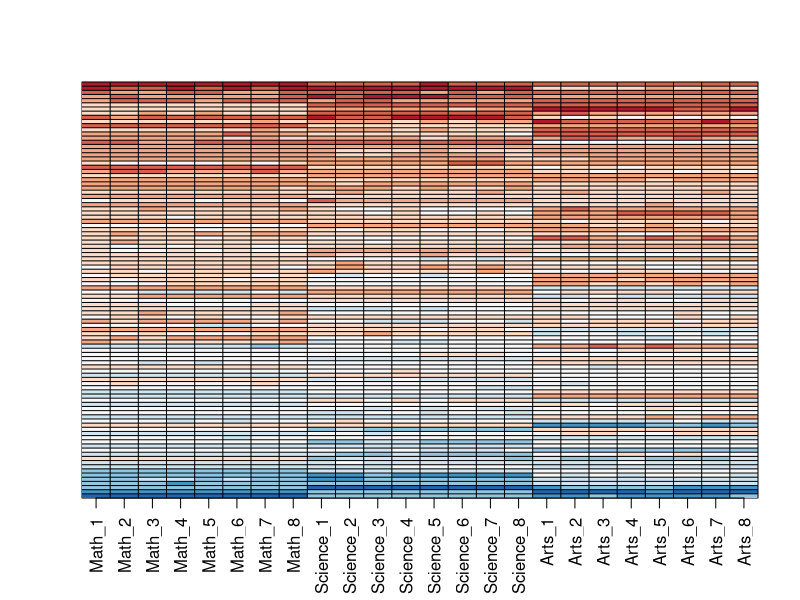
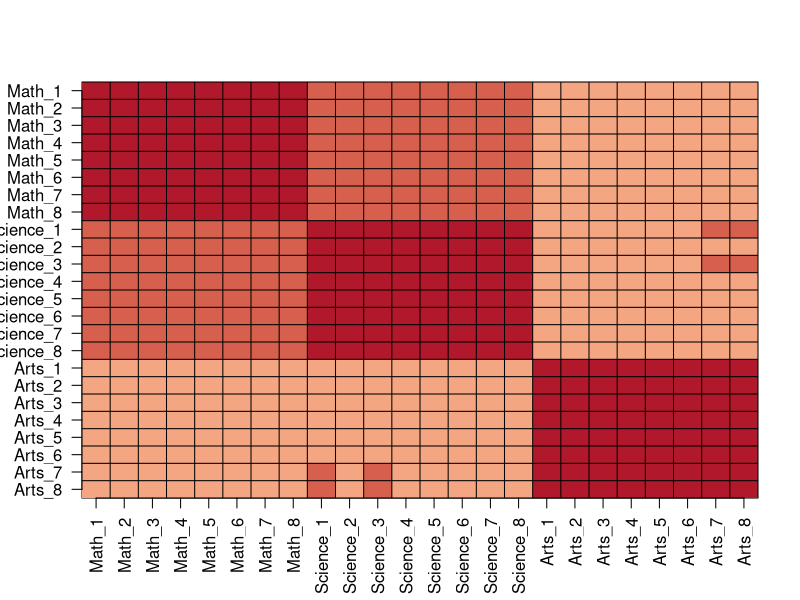
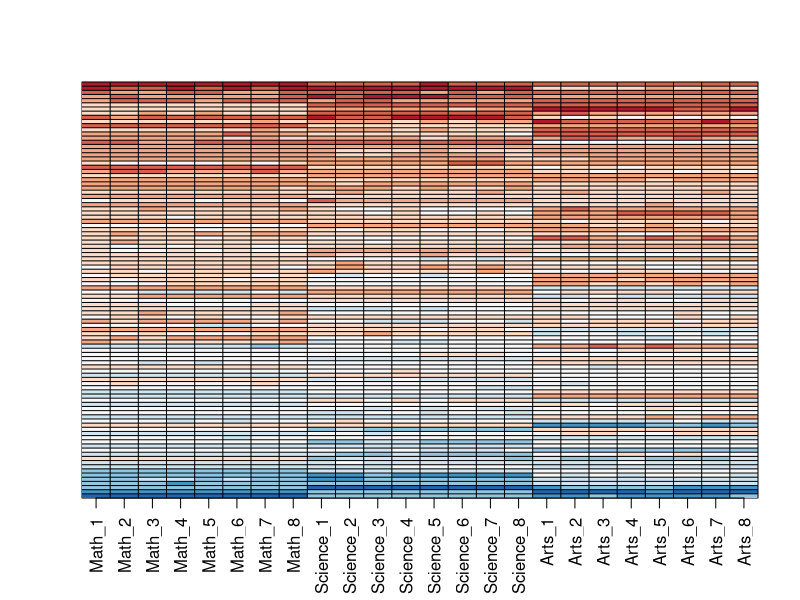

Here is the R script that generated these plots, in order:
set.seed(1987)
n <- 100
k <- 8
Sigma <- 64  * matrix(c(1, .75, .5, .75, 1, .5, .5, .5, 1), 3, 3) 
m <- MASS::mvrnorm(n, rep(0, 3), Sigma)
m <- m[order(rowMeans(m), decreasing = TRUE),]
y <- m %x% matrix(rep(1, k), nrow = 1) +
  matrix(rnorm(matrix(n * k * 3)), n, k * 3)
colnames(y) <- c(paste(rep("Math",k), 1:k, sep="_"),
                 paste(rep("Science",k), 1:k, sep="_"),
                 paste(rep("Arts",k), 1:k, sep="_"))

my_image <- function(x, zlim = range(x), ...){
  colors = rev(RColorBrewer::brewer.pal(9, "RdBu"))
  cols <- 1:ncol(x)
  rows <- 1:nrow(x)
  image(cols, rows, t(x[rev(rows),,drop=FALSE]), xaxt = "n", yaxt = "n",
        xlab="", ylab="",  col = colors, zlim = zlim, ...)
  abline(h=rows + 0.5, v = cols + 0.5)
  axis(side = 1, cols, colnames(x), las = 2)
}

my_image(y)

my_image(cor(y), zlim = c(-1,1))
range(cor(y))
axis(side = 2, 1:ncol(y), rev(colnames(y)), las = 2)

s <- svd(y)
names(s)

y_svd <- s$u %*% diag(s$d) %*% t(s$v)
max(abs(y - y_svd))

my_image(y)

